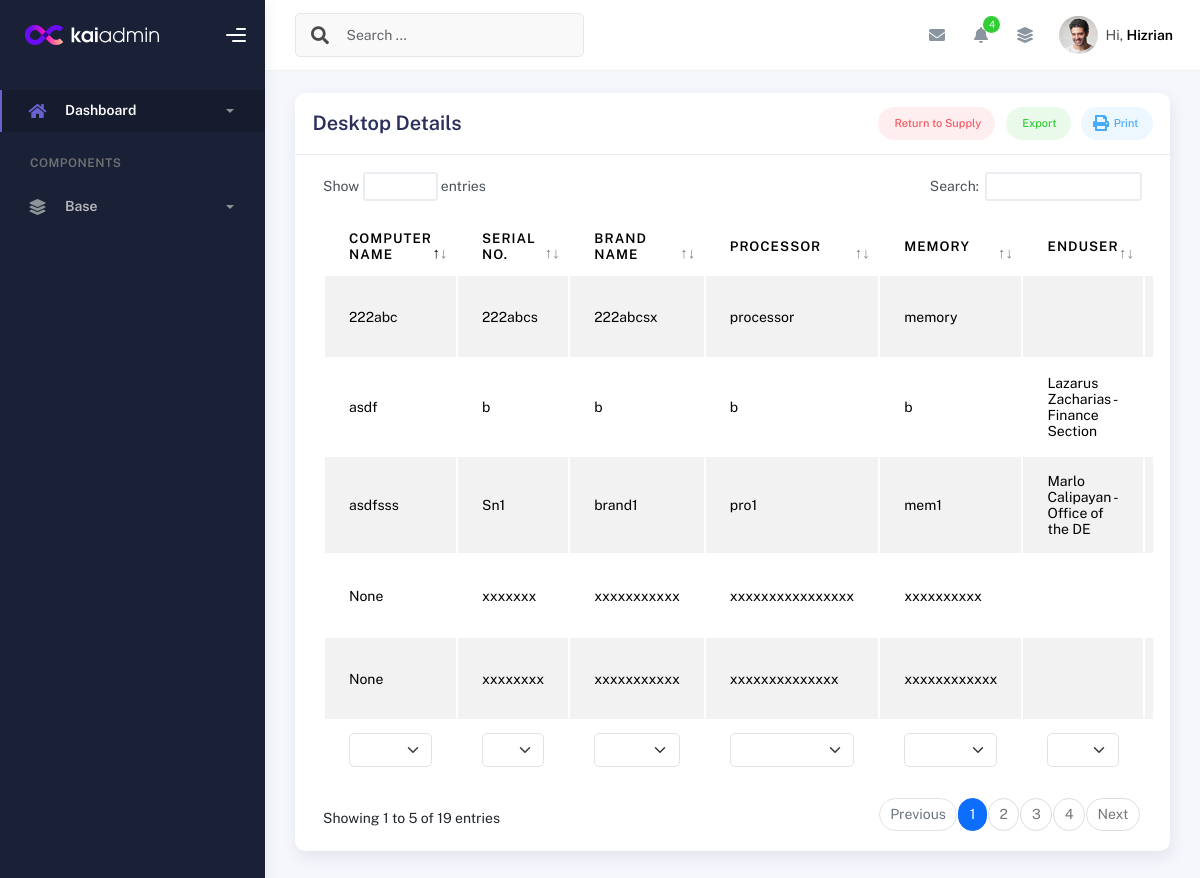
Page /desktop_details/ on the committed database.
### inventory/models.py (models this page shows, shortened)
class DesktopDetails(models.Model):
    id = models.IntegerField(primary_key=True)  # Allow manual assignment
    desktop_package = models.ForeignKey(Desktop_Package, related_name='desktop_details', on_delete=models.CASCADE)
    serial_no = models.CharField(max_length=255)
    computer_name = models.CharField(max_length=255, unique=True, null=True)
    brand_name = models.CharField(max_length=255)
    model = models.CharField(max_length=255, null=True)
    processor = models.CharField(max_length=33, null=True)
    memory = models.CharField(max_length=100, null=True)
    drive = models.CharField(max_length=332, null=True)
    asset_owner = models.CharField(max_length=255, null=True)
    desktop_Graphics = models.CharField(max_length=100, blank=True, null=True)
    desktop_Graphics_Size = models.CharField(max_length=100, blank=True, null=True)
    desktop_OS = models.CharField(max_length=100, blank=True, null=True)
    desktop_Office = models.CharField(max_length=100, blank=True, null=True)
    desktop_OS_keys = models.CharField(max_length=100, blank=True, null=True)
    desktop_Office_keys = models.CharField(max_length=100, blank=True, null=True)
    is_disposed = models.BooleanField(default=False)  # To indicate if the Desktop is disposed
    created_at = models.DateTimeField(default=timezone.now)  # Date when the desktop was added

class UserDetails(models.Model):
    id = models.AutoField(primary_key=True)
    desktop_package_db = models.ForeignKey("Desktop_Package", on_delete=models.CASCADE, null=True)
    user_Enduser = models.ForeignKey("Employee", on_delete=models.SET_NULL, null=True, blank=True, related_name='enduser_details')
    user_Assetowner = models.ForeignKey("Employee", on_delete=models.SET_NULL, null=True, blank=True, related_name='assetowner_details')
    created_at = models.DateTimeField(auto_now_add=True)

class Employee(models.Model):
    desktop_package = models.ForeignKey(Desktop_Package, on_delete=models.CASCADE, null=True)
    employee_fname = models.CharField(max_length=100, blank=True, null=True)
    employee_mname = models.CharField(max_length=100, blank=True, null=True)
    employee_lname = models.CharField(max_length=100, blank=True, null=True)
    employee_position = models.CharField(max_length=100, blank=True, null=True)
    employee_office = models.CharField(max_length=100, blank=True, null=True)
    employee_status = models.CharField(max_length=100, blank=True, null=True)
    def __str__(self):
        return f"{self.employee_fname} {self.employee_lname} - {self.employee_office}"

### inventory/views.py (the view)
# urls.py: path('desktop_details/', views.desktop_package_base, name='desktop_details'),  # URL pattern for desktop details
def desktop_package_base(request):
    desktop_details = DesktopDetails.objects.all()
    desktops_with_items = []
    for desktop in desktop_details:
        keyboards = KeyboardDetails.objects.filter(desktop_package=desktop.desktop_package, is_disposed=False)
        user = UserDetails.objects.filter(desktop_package_db=desktop.desktop_package)
        desktops_with_items.append({
            'desktop': desktop,
            'keyboards': keyboards,  # This can have multiple entries per desktop
            'user': user
        })
    return render(request, 'desktop_details.html', {
        'desktops_with_items': desktops_with_items,
    })

### templates/desktop_details.html (shortened to what this page needs)
{% extends 'base.html' %}
{% block content %}
<div class="container">
  <div class="page-inner">
    <div class="row">
      <div class="col-md-12">
        <div class="card">
          <div class="card-header">
            <div class="card-head-row">
              <h4 class="card-title">Desktop Details</h4>
              <div class="card-tools">
                <a href="#" class="btn btn-label-danger btn-round btn-sm me-2">
                  Return to Supply
                </a>
                <a href="#" class="btn btn-label-success btn-round btn-sm me-2">
                  Export
                </a>
                <a href="#" class="btn btn-label-info btn-round btn-sm">
                  Print
                </a>
              </div>
            </div>
          </div>
          <div class="card-body">
            <div class="table-responsive">
              <table id="multi-filter-select" class="display table table-striped table-hover">
                <thead>
                  <tr>
                    <th>Computer Name</th>
                    <th>Serial No.</th>
                    <th>Brand Name</th>
                    <th>Processor</th>
                    <th>Memory</th>
                    <th>Enduser</th>
                    <th>Asset Owner</th>
                  </tr>
                </thead>
                <tfoot>
                  <tr>
                    <th>Computer Name</th>
                    <th>Serial No.</th>
                    <th>Model</th>
                    <th>Processor</th>
                    <th>Memory</th>
                    <th>Enduser</th>
                    <th>Asset Owner</th>
                  </tr>
                </tfoot>
                <tbody>
                  <tr>{% for item in desktops_with_items %}
                    <td>{{ item.desktop.computer_name }}</td>
                    <td>{{ item.desktop.serial_no }}</td>
                    <td>{{ item.desktop.brand_name }}</td>
                    <td>{{ item.desktop.processor }}</td>
                    <td>{{ item.desktop.memory }}</td>
                    <td>
                      {% for userx in item.user %}
                          {{ userx.user_Enduser }}<br>
                      {% endfor %}
                  </td>
                    <td>
                      {% for userx in item.user %}
                          {{ userx.user_Asset_owner }}<br>
                      {% endfor %}
                  </td>
                  </tr>
                  {% endfor %}
                </tbody>
              </table>
            </div>
          </div>
        </div>
      </div>
    </div>
  </div>
</div>
{% endblock %}

### rows in the picture
DesktopDetails: desktop.computer_name "222abc", desktop.serial_no "222abcs", desktop.brand_name "222abcsx", desktop.processor "processor", desktop.memory "memory"
DesktopDetails: desktop.computer_name "None", desktop.serial_no "xxxxxxx", desktop.brand_name "xxxxxxxxxxx", desktop.processor "xxxxxxxxxxxxxxxx", desktop.memory "xxxxxxxxxx"
DesktopDetails: desktop.computer_name "None", desktop.serial_no "xxxxxxxx", desktop.brand_name "xxxxxxxxxxx", desktop.processor "xxxxxxxxxxxxxx", desktop.memory "xxxxxxxxxxxx"
DesktopDetails: desktop.computer_name "asdf", desktop.serial_no "b", desktop.brand_name "b", desktop.processor "b", desktop.memory "b"
UserDetails: user_Enduser "Lazarus Zacharias - Finance Section"
DesktopDetails: desktop.computer_name "asdfsss", desktop.serial_no "Sn1", desktop.brand_name "brand1", desktop.processor "pro1", desktop.memory "mem1"
UserDetails: user_Enduser "Marlo Calipayan - Office of the DE"
